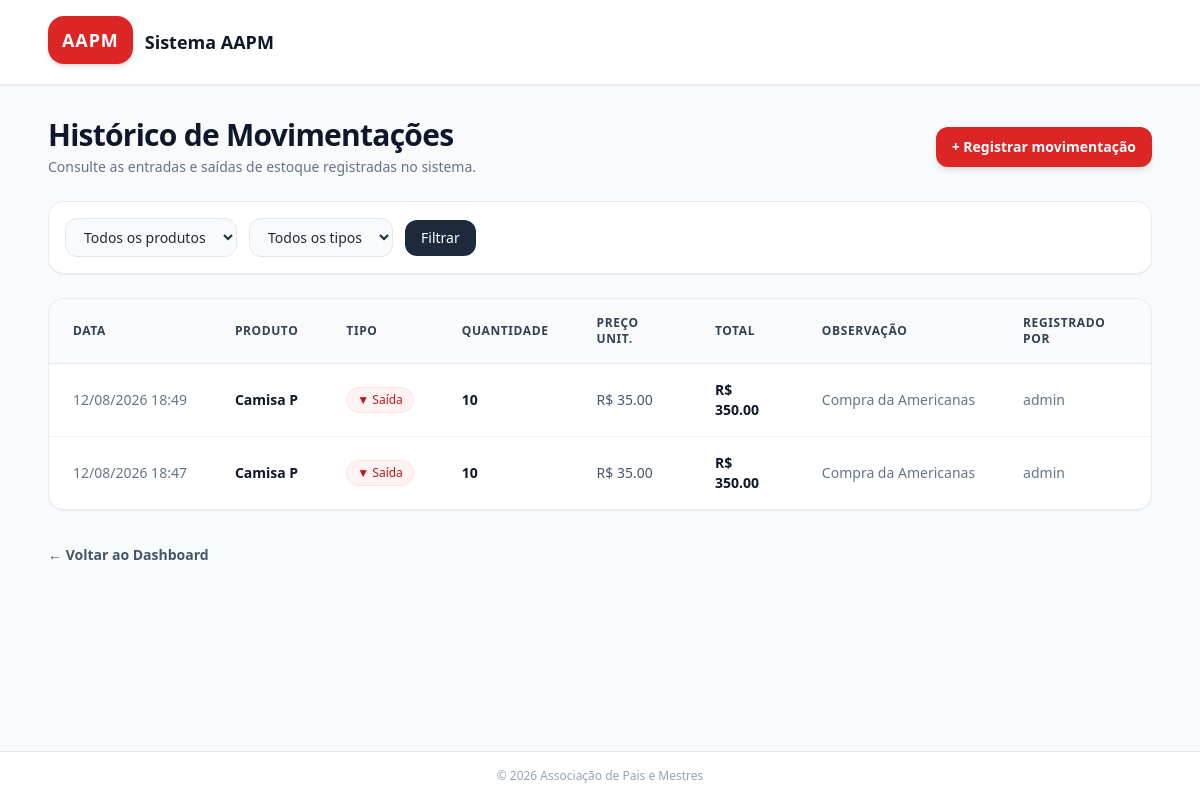
The page /movimentacoes/ (signed in) on the database as committed earlier.
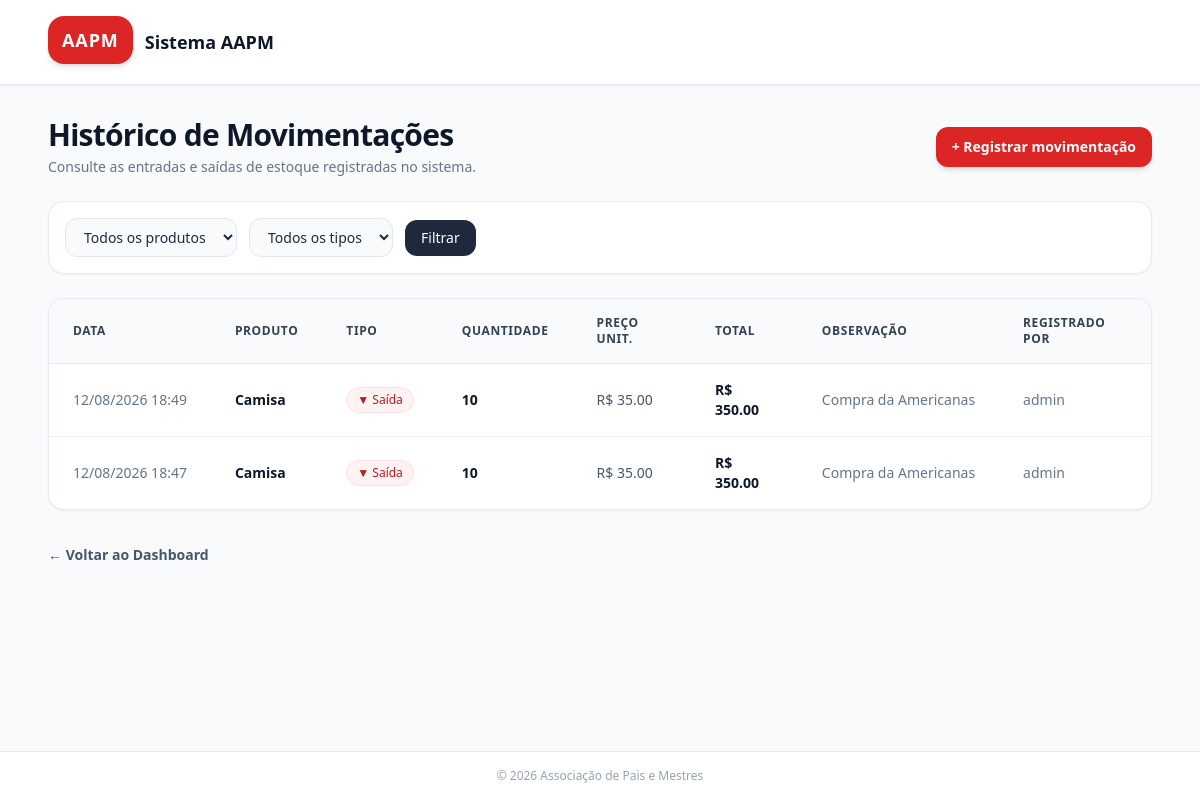
The same page on the database as committed later.
### app/models/movimentacao.py (models this page shows, shortened)
class Movimentacao(Base):
    __tablename__ = "movimentacoes"
    id         = Column(Integer, primary_key=True, index=True)
    tipo       = Column(
        Enum(TipoMovimentacao),
        nullable=False
    )
    quantidade = Column(Integer, nullable=False)
    preco_unitario = Column(Float, nullable=False, default=0.0)
    observacao = Column(String(255), nullable=True)
    criado_em  = Column(DateTime, server_default=func.now())
    produto_id = Column(
        Integer,
        ForeignKey("produtos.id", ondelete="CASCADE"),
        nullable=False
    )
    usuario_id = Column(
        Integer,
        ForeignKey("usuarios.id", ondelete="SET NULL"),
        nullable=True
    )
    produto = relationship("Produto", backref="movimentacoes")
    usuario = relationship("Usuario", backref="movimentacoes")

### app/models/produto.py (models this page shows, shortened)
class Produto(Base):
    __tablename__ = "produtos"
    id = Column(Integer, primary_key=True, autoincrement=True, index=True)
    nome = Column(String(150), nullable=False, index=True)
    preco = Column(Float, nullable=False, default=0.0)
    estoque_atual = Column(Integer, nullable=False, default=0)
    ativo = Column(Boolean, default=True)
    imagem_path = Column(String(255), nullable=True)
    categoria_id = Column(Integer, ForeignKey("categorias.id", ondelete="SET NULL"), nullable=True )
    categoria = relationship("Categoria", back_populates="produtos")

### app/models/usuarios.py (models this page shows)
class Usuario(Base):
    __tablename__ = "usuarios"
    id = Column(Integer, primary_key=True, autoincrement=True)
    nome = Column(String(100), nullable=False)
    email = Column(String(150), unique=True, nullable=False)
    senha_hash = Column(String(255), nullable=False)
    role = Column(String(20), nullable=False, default="operador")
    ativo = Column(Boolean, default=True)
    criando_em = Column(DateTime, server_default=func.now())

### app/controllers/movimentacao_controller.py (the view)
@router.get("/", response_class=HTMLResponse)
def listar_movimentacoes(
    request: Request,
    produto_id: int = 0,     # filtra por produto específico
    tipo: str = "",          # "entrada" ou "saida"
    db: Session = Depends(get_db),
    admin = Depends(get_admin)
):
    query = db.query(Movimentacao).order_by(Movimentacao.criado_em.desc())
    if produto_id:
        query = query.filter(Movimentacao.produto_id == produto_id)
    if tipo in ("entrada", "saida", "cancelamento", "ajuste"):
        query = query.filter(Movimentacao.tipo == tipo)
    movimentacoes = query.limit(200).all()  # limita para não sobrecarregar
    produtos      = db.query(Produto).filter(Produto.ativo == True).all()
    return templates.TemplateResponse(
        request,
        "movimentacoes/index.html",
        {
            "request":        request,
            "usuario":        admin,
            "movimentacoes":  movimentacoes,
            "produtos":       produtos,
            "produto_id":     produto_id,
            "tipo":           tipo,
        }
    )

### app/templates/movimentacoes/index.html (shortened to what the changed rows need)
<!DOCTYPE html>
<html lang="pt-br">
<head>
    <script src="https://cdn.tailwindcss.com"></script>
</head>
<body class="bg-slate-50 min-h-screen flex flex-col font-sans text-slate-800">
    <main class="flex-1 max-w-6xl w-full mx-auto px-6 py-8 space-y-6">
        <div class="flex flex-col sm:flex-row sm:items-center sm:justify-between gap-4">
            <div>
                <h1 class="text-2xl sm:text-3xl font-extrabold text-slate-900 tracking-tight">
                    Histórico de Movimentações
                </h1>
            </div>
        </div>
        <div class="bg-white rounded-2xl shadow-sm border border-slate-200/80 overflow-hidden">
            <div class="overflow-x-auto">
                <table class="w-full text-left text-sm text-slate-600">
                    <thead class="bg-slate-50 border-b border-slate-200 text-slate-700 uppercase font-semibold text-xs tracking-wider">
                        <tr>
                            <th class="px-6 py-4">Data</th>
                            {% if not produto %}
                            <th class="px-6 py-4">Produto</th>
                            {% endif %}
                            <th class="px-6 py-4">Tipo</th>
                            <th class="px-6 py-4">Quantidade</th>
                            <th class="px-6 py-4">Preço unit.</th>
                            <th class="px-6 py-4">Total</th>
                            <th class="px-6 py-4">Observação</th>
                            <th class="px-6 py-4">Registrado por</th>
                        </tr>
                    </thead>
                    <tbody class="divide-y divide-slate-100">
                        {% for m in movimentacoes %}
                        <tr class="hover:bg-slate-50/80 transition-colors">
                            <td class="px-6 py-4 whitespace-nowrap text-slate-500">
                                {{ m.criado_em.strftime('%d/%m/%Y %H:%M') }}
                            </td>
                            {% if not produto %}
                            <td class="px-6 py-4 font-semibold text-slate-900 whitespace-nowrap">
                                {{ m.produto.nome if m.produto else "—" }}
                            </td>
                            {% endif %}
                            <td class="px-6 py-4 whitespace-nowrap">
                                {% if m.tipo.value == 'entrada' %}
                                    <span class="inline-flex items-center px-2.5 py-1 rounded-full text-xs font-medium bg-emerald-50 text-emerald-700 border border-emerald-100">
                                        ▲ Entrada
                                    </span>
                                {% else %}
                                    <span class="inline-flex items-center px-2.5 py-1 rounded-full text-xs font-medium bg-red-50 text-red-700 border border-red-100">
                                        ▼ Saída
                                    </span>
                                {% endif %}
                            </td>
                            <td class="px-6 py-4 font-semibold text-slate-900">
                                {{ m.quantidade }}
                            </td>
                            <td class="px-6 py-4">
                                R$ {{ "%.2f"|format(m.preco_unitario) }}
                            </td>
                            <td class="px-6 py-4 font-bold text-slate-900">
                                R$ {{ "%.2f"|format(m.valor_total) }}
                            </td>
                            <td class="px-6 py-4 text-slate-500 max-w-xs truncate">
                                {{ m.observacao or "—" }}
                            </td>
                            <td class="px-6 py-4 text-slate-500 whitespace-nowrap">
                                {{ m.usuario.nome if m.usuario else "—" }}
                            </td>
                        </tr>
                        {% endfor %}
                    </tbody>
                </table>
            </div>
        </div>
    </main>
</body>
</html>

Rows that differ between the two databases and show on the page:
changed through a linked row, Movimentacao (number 1 of 2 on the later page): produto "Camisa P" → "Camisa"
changed through a linked row, Movimentacao (number 2 of 2 on the later page): produto "Camisa P" → "Camisa"
